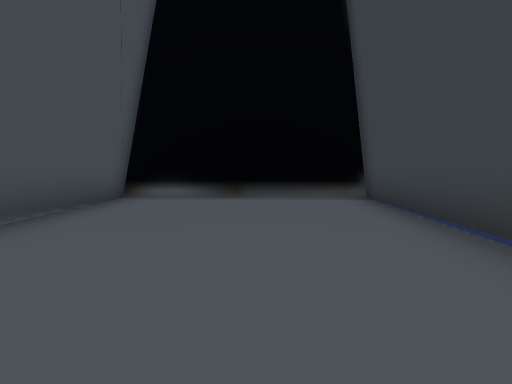
view 1 (above)

18 first-person views from a walk through a 3-D level made in the Unity game engine. The camera is 1.2 m above the floor, tilts 4° down and sees 90° across. The floor is counted in squares, 2 m on a side. Each view is taken from the middle of a square. On the plan, view 1 faces up. The plan holds only what a view shows up to about 9 squares ahead; the rest is blank. The place goes on beyond the plan. The player is left out.

view 2
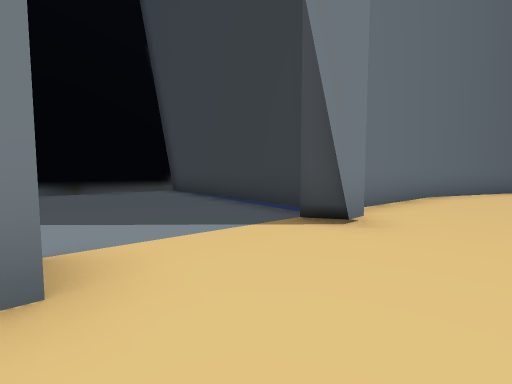

view 3
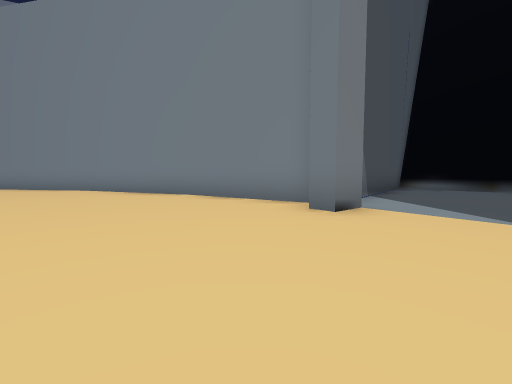

view 4
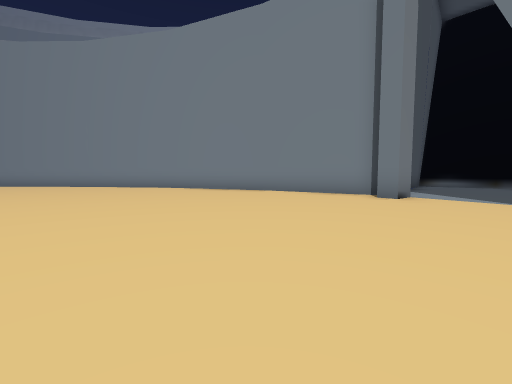

view 5
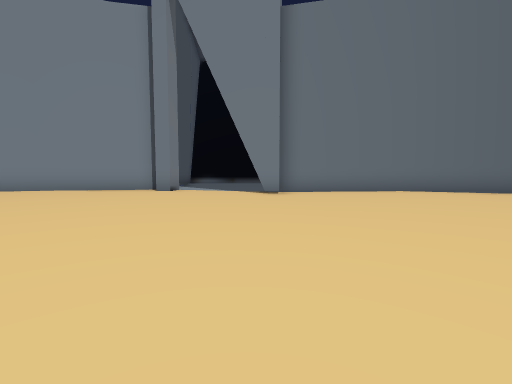

view 6
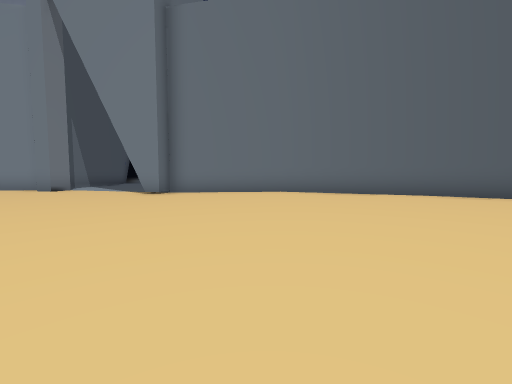

view 7
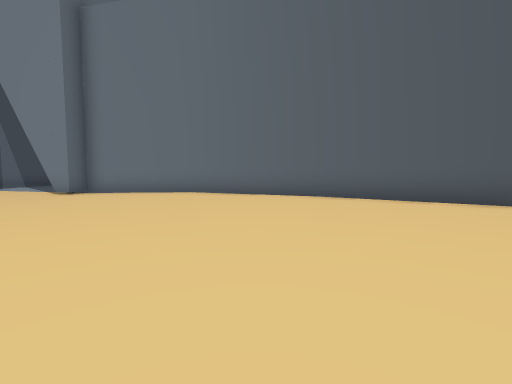

view 8
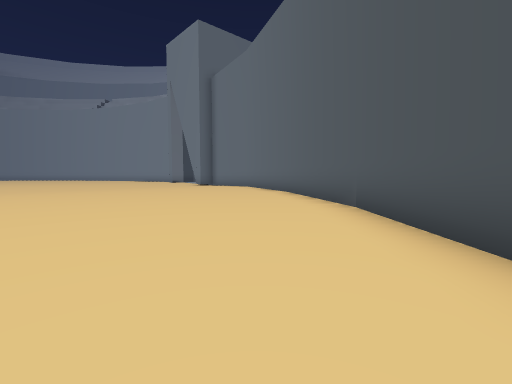

view 9
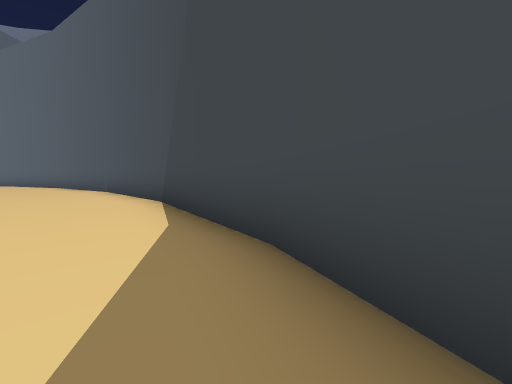

view 10
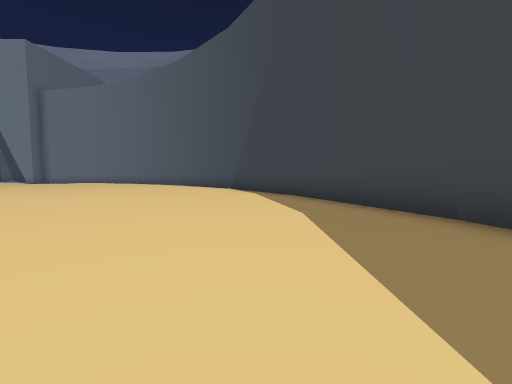

view 11
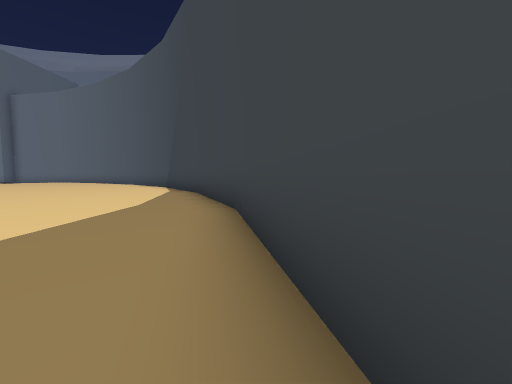

view 12
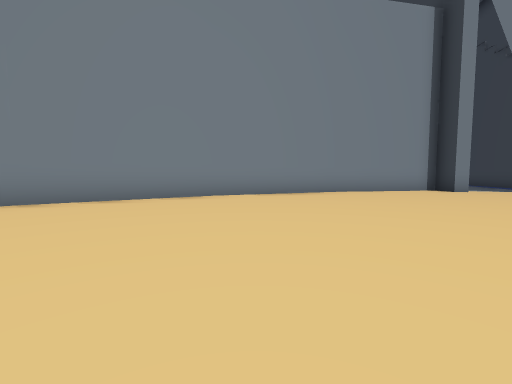

view 13
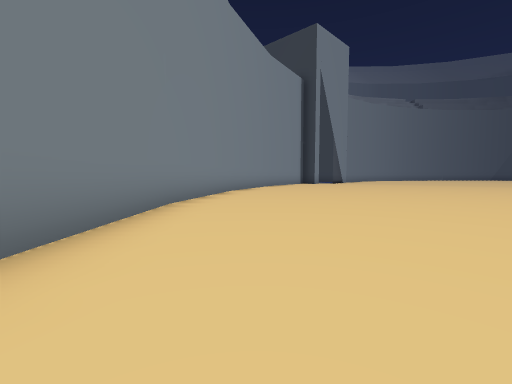

view 14
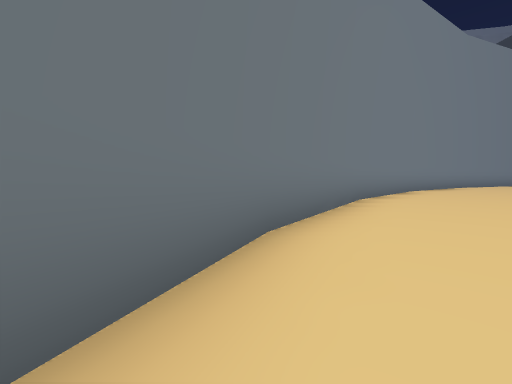

view 15
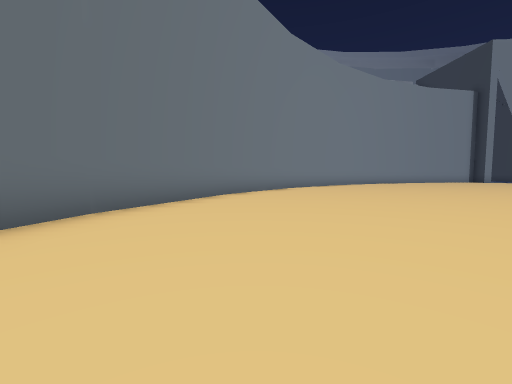

view 16
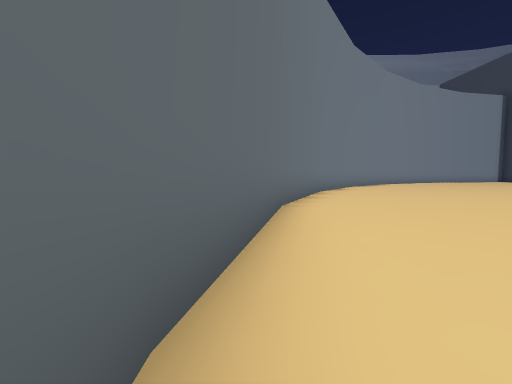

view 17
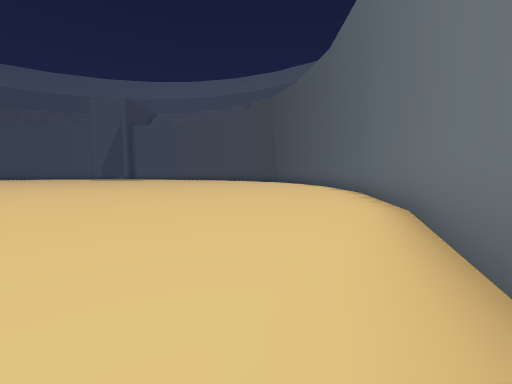

view 18
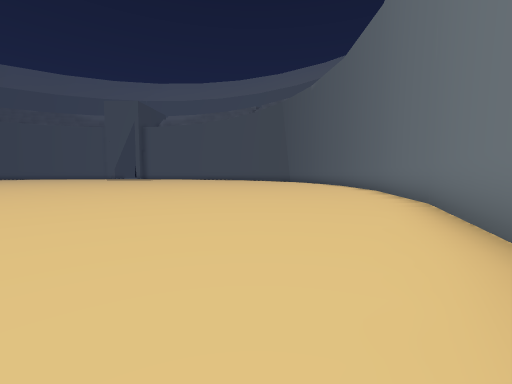

### Floor plan
Points are (right, up) in squares from view 1. A wall is a line through its corners. A room is listed if a view was taken in it or the views show most of it. See-through windows are left out.
Room 1 (view 1)
walls: (1.9, -0.3) (2.6, 6.3); (-1.8, -0.5) (-1.9, -1.4); (1.3, -1.6) (1.4, -0.6); (2.6, 5.9) (-3.1, 6); (-3.1, 6.3) (-2.6, 1.4)
ways out: opening at (-0.5, -1) to room 2
Room 2 (views 2, 3, 4, 5, 6, 7, 8, 9, 10, 11, 12, 13, 14, 15, 16, 17, 18)
walls: (-1.9, -1.4) (-2.3, -1.4) (-2.4, -0.9); (1.8, -1.5) (0.9, -1.5); (-2.6, -0.7) (-6.4, -1.4); (-6.3, -1.3) (-10.1, -2.9); (6, -1.5) (3.1, -0.9); (-10, -2.8) (-13.6, -5.1); (9.7, -3.1) (5.8, -1.5); (-13.5, -5) (-16.6, -8); (13.1, -5.5) (9.6, -3.1); (-16.5, -7.9) (-18.9, -11.4) (-20.5, -15.2); (18.2, -11.9) (15.9, -8.4) (12.9, -5.4); (-20.5, -15.1) (-21.4, -19.3); (19.7, -15.7) (18.1, -11.7); (-21.4, -19.1) (-21.4, -20); (20.4, -19.7) (19.6, -15.6)
ways out: opening at (-0.5, -1) to room 1

Positions as (right, up) in squares from view 1, and headings:
1: (0, 0), facing up
2: (-2, -3), facing up-right
3: (0, -5), facing up-left
4: (0, -8), facing up-left
5: (1, -10), facing up
6: (5, -10), facing up
7: (8, -10), facing up
8: (15, -10), facing up-left
9: (18, -14), facing up
10: (17, -19), facing up
11: (20, -20), facing up
12: (-9, -10), facing up
13: (-16, -10), facing up-right
14: (-19, -14), facing up
15: (-18, -19), facing up
16: (-21, -20), facing up
17: (-18, -11), facing down
18: (-17, -10), facing down
